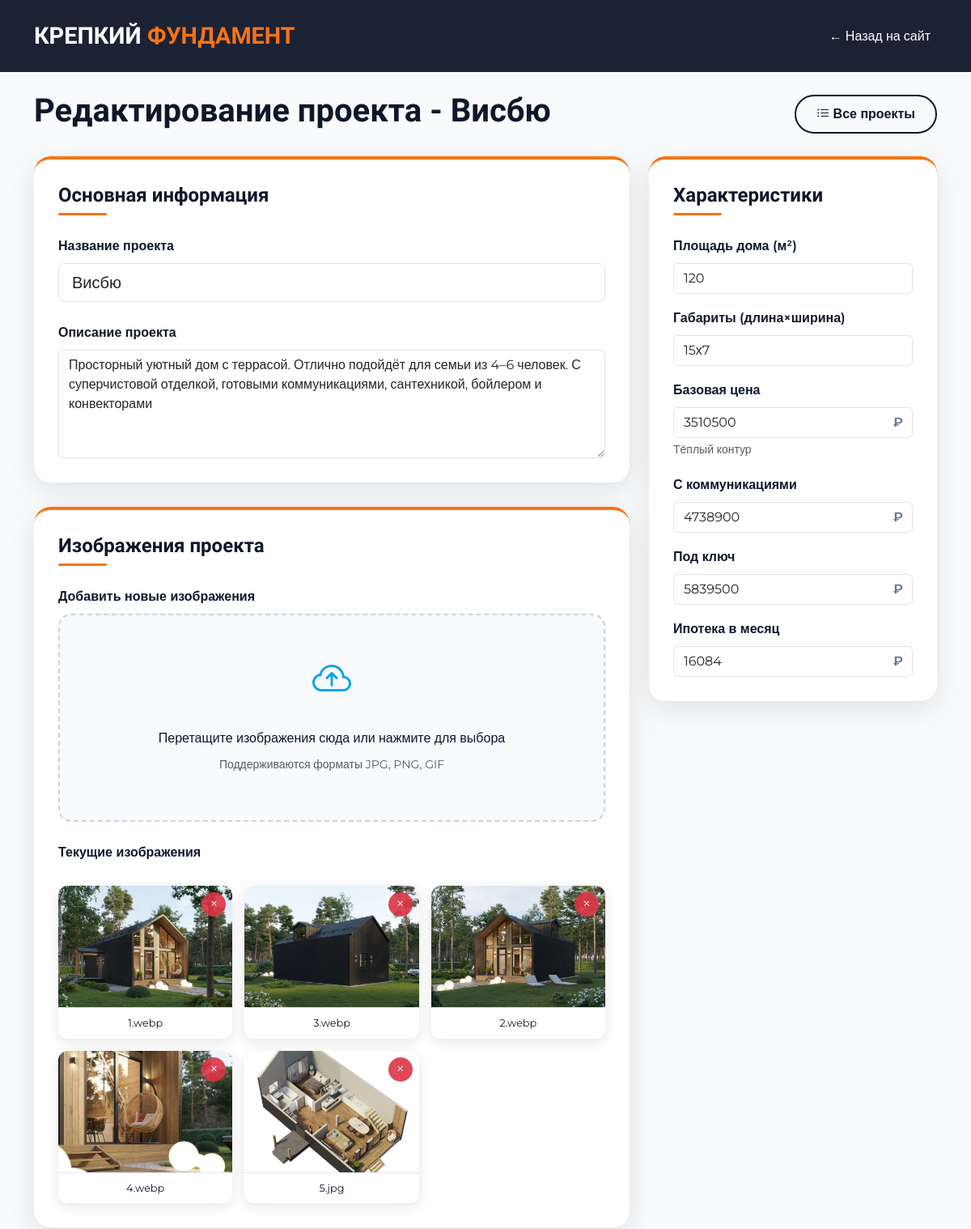
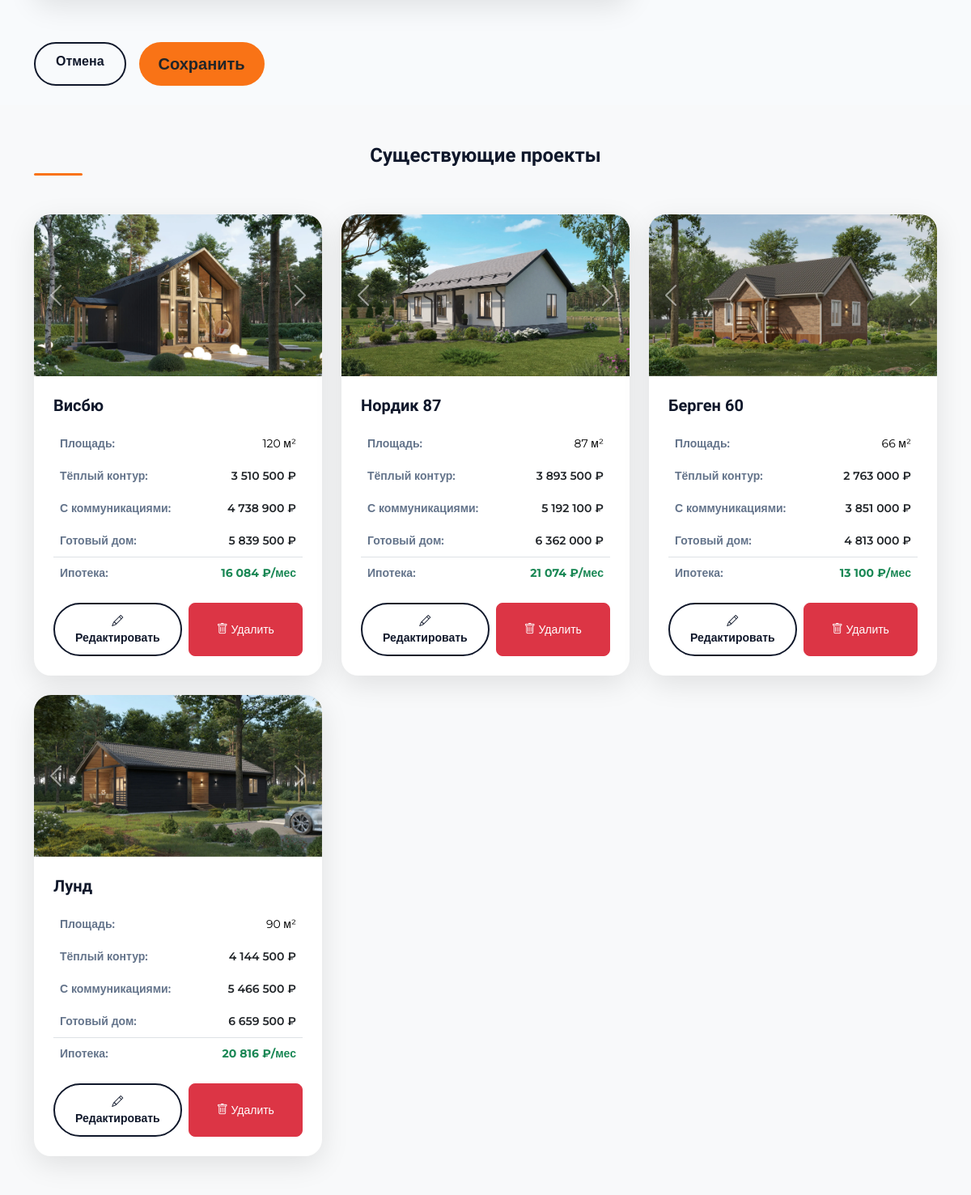
Page /admin/edit_project/1 on the committed database (2 pictures, top to bottom).
### app/models.py (models this page shows, shortened)
class Project(db.Model):
    __tablename__ = "projects"
    id = db.Column(db.Integer, primary_key=True)
    title = db.Column(db.String(100), unique=True, nullable=False)
    slug = db.Column(db.String(100), unique=True, nullable=False)
    description = db.Column(db.Text)
    square = db.Column(db.Integer, nullable=False)
    size = db.Column(db.String(15), nullable=False)
    price_base = db.Column(db.Integer, nullable=False)
    price_with_communications = db.Column(db.Integer)
    price_ready = db.Column(db.Integer)
    mortgage_price_per_month = db.Column(db.Integer)
    images_directory_path = db.Column(db.String(300), nullable=False)
    images = db.relationship(
        "ProjectImages",
        back_populates="project",
        cascade="all, delete-orphan",
        lazy="dynamic"
    )

class ProjectImages(db.Model):
    __tablename__ = "project_images"
    id = db.Column(db.Integer, primary_key=True)
    filename = db.Column(db.String(100), nullable=False)
    project_id = db.Column(
        db.Integer,
        db.ForeignKey(Project.id, ondelete="CASCADE"),
        nullable=False,
    )
    project = db.relationship("Project", back_populates="images")
    @property
    def url(self):
        return os.path.join('uploads', self.project.slug, self.filename)

### app/routes.py (the view, shortened to what this page needs)
@main_bp.route('/admin/edit_project/<int:id>', methods=['GET', 'POST'])
def edit_project(id):
    project = Project.query.get_or_404(id)
    projects = Project.query.all()
    images = project.images.all()
    form = ProjectForm(obj=project)
    existing_files = [img.filename for img in images]
    return render_template('edit_project.html', projects=projects, project=project, form=form, images=images, existing_files=existing_files)

### app/templates/edit_project.html (shortened to what this page needs)
<!DOCTYPE html>
<html lang="ru">
    <head>
        <link href="https://cdn.jsdelivr.net/npm/bootstrap@5.3.2/dist/css/bootstrap.min.css" rel="stylesheet" />
        <link href="https://cdn.jsdelivr.net/npm/bootstrap-icons@1.11.1/font/bootstrap-icons.css" rel="stylesheet" />
    </head>
    <body>
        <nav class="navbar navbar-expand-lg">
            <div class="container">
                <a class="navbar-brand" href="{{ url_for('main.index') }}">КРЕПКИЙ <span>ФУНДАМЕНТ</span></a>
                <div class="navbar-nav ms-auto">
                    <a class="nav-link text-white" href="{{ url_for('main.index') }}">← Назад на сайт</a>
                </div>
            </div>
        </nav>
        <section class="py-4">
            <div class="container">
                <div class="d-flex justify-content-between align-items-center mb-4">
                    <h1 class="fw-bold">Редактирование проекта - {{ project.title }}</h1>
                    <a href="#projects" class="btn btn-outline-custom">
                    <i class="bi bi-list-ul"></i> Все проекты
                    </a>
                </div>
                <form method="POST" action="{{ url_for('main.edit_project', id=project.id) }}" enctype="multipart/form-data">
                    <div class="row g-4 align-items-start">
                        <div class="col-lg-8">
                            <div class="admin-card">
                                <h3 class="section-title">Основная информация</h3>
                                <div class="mb-4">
                                    <label class="form-label fw-bold">Название проекта</label>
                                    {{ form.title(class="form-control form-control-lg", placeholder="Введите название проекта") }}
                                </div>
                                <div class="mb-0">
                                    <label class="form-label fw-bold">Описание проекта</label>
                                    {{ form.description(class="form-control", rows="5", placeholder="Опишите особенности проекта...") }}
                                </div>
                            </div>
                            <div class="admin-card">
                                <h3 class="section-title">Изображения проекта</h3>
                                <div class="mb-4">
                                    <label class="form-label fw-bold">Добавить новые изображения</label>
                                    <div class="upload-area" id="uploadArea">
                                        <div class="upload-icon">
                                            <i class="bi bi-cloud-arrow-up"></i>
                                        </div>
                                        <p class="mb-2 fw-medium">Перетащите изображения сюда или нажмите для выбора</p>
                                        <p class="text-muted small">Поддерживаются форматы JPG, PNG, GIF</p>
                                    </div>
                                </div>
                                <div>
                                    <label class="form-label fw-bold">Текущие изображения</label>
                                    {% if images %}
                                    <div class="gallery-grid">
                                        {% for image in images %}
                                        <div class="gallery-item" data-id="{{ image.id }}">
                                            <img src="{{ url_for('static', filename=image.url) }}" alt="Изображение проекта">
                                            <div class="image-name">{{ image.filename }}</div>
                                            <button type="button" class="delete-btn" data-id="{{ image.id }}">
                                            <i class="bi bi-x"></i>
                                            </button>
                                        </div>
                                        {% endfor %}
                                    </div>
                                    {% else %}
                                    <div class="text-center py-4 text-muted">
                                        <i class="bi bi-images display-4 d-block mb-2"></i>
                                        <p>Изображения не добавлены</p>
                                    </div>
                                    {% endif %}
                                </div>
                            </div>
                        </div>
                        <div class="col-lg-4">
                            <div class="admin-card">
                                <h3 class="section-title">Характеристики</h3>
                                <div class="mb-3">
                                    <label class="form-label fw-semibold">Площадь дома (м²)</label>
                                    {{ form.square(class="form-control", placeholder="120") }}
                                </div>
                                <div class="mb-3">
                                    <label class="form-label fw-semibold">Габариты (длина×ширина)</label>
                                    {{ form.size(class="form-control", placeholder="15×7") }}
                                </div>
                                <div class="mb-3">
                                    <label class="form-label fw-semibold">Базовая цена</label>
                                    <div class="price-input-group">
                                        {{ form.price_base(class="form-control", placeholder="0") }}
                                    </div>
                                    <small class="text-muted">Тёплый контур</small>
                                </div>
                                <div class="mb-3">
                                    <label class="form-label fw-semibold">С коммуникациями</label>
                                    <div class="price-input-group">
                                        {{ form.price_with_communications(class="form-control", placeholder="0") }}
                                    </div>
                                </div>
                                <div class="mb-3">
                                    <label class="form-label fw-semibold">Под ключ</label>
                                    <div class="price-input-group">
                                        {{ form.price_ready(class="form-control", placeholder="0") }}
                                    </div>
                                </div>
                                <div class="mb-0">
                                    <label class="form-label fw-semibold">Ипотека в месяц</label>
                                    <div class="price-input-group">
                                        {{ form.mortgage_price_per_month(class="form-control", placeholder="0") }}
                                    </div>
                                </div>
                            </div>
                        </div>
                    </div>
                    <div class="row mt-4">
                        <div class="col-12">
                            <div class="d-grid gap-2 d-md-flex justify-content-md-start">
                                <a href="{{ url_for('main.admin') }}" class="btn btn-outline-custom me-md-2">Отмена</a>
                                {{ form.submit(class="btn btn-primary-custom btn-lg px-4") }}
                            </div>
                        </div>
                    </div>
                </form>
            </div>
        </section>
        <section id="projects" class="py-5 bg-light">
            <div class="container">
                <h2 class="section-title text-center mb-5">Существующие проекты</h2>
                <div class="row g-4">
                    {% for project in projects %}
                    <div class="col-md-6 col-lg-4">
                        <div class="project-card h-100">
                            <div id="carousel{{ project.id }}" class="carousel slide">
                                <div class="carousel-inner">
                                    {% for image in project.images.all() %}
                                    <div class="carousel-item {% if loop.first %}active{% endif %}">
                                        <img src="{{ url_for('static', filename=image.url) }}" class="card-img-top" alt="{{ project.title }}" style="height: 200px; object-fit: cover;">
                                    </div>
                                    {% endfor %}
                                </div>
                                {% if project.images.count() > 1 %}
                                <button class="carousel-control-prev" type="button" data-bs-target="#carousel{{ project.id }}" data-bs-slide="prev">
                                <span class="carousel-control-prev-icon"></span>
                                </button>
                                <button class="carousel-control-next" type="button" data-bs-target="#carousel{{ project.id }}" data-bs-slide="next">
                                <span class="carousel-control-next-icon"></span>
                                </button>
                                {% endif %}
                            </div>
                            <div class="card-body p-4">
                                <h5 class="fw-semibold mb-3">{{ project.title }}</h5>
                                <table class="table table-borderless text-secondary small mb-0">
                                    <tbody>
                                        <tr>
                                            <th>Площадь:</th>
                                            <td class="text-end">{{ project.square }} м²</td>
                                        </tr>
                                        <tr>
                                            <th>Тёплый контур:</th>
                                            <td class="text-end text-dark fw-semibold">{{ "{:,}".format(project.price_base).replace(',', ' ') }} ₽</td>
                                        </tr>
                                        <tr>
                                            <th>С коммуникациями:</th>
                                            <td class="text-end text-dark fw-semibold">{{ "{:,}".format(project.price_with_communications).replace(',', ' ') }} ₽</td>
                                        </tr>
                                        <tr>
                                            <th>Готовый дом:</th>
                                            <td class="text-end text-dark fw-semibold">{{ "{:,}".format(project.price_ready).replace(',', ' ') }} ₽</td>
                                        </tr>
                                        <tr class="border-top">
                                            <th class="pt-2">Ипотека:</th>
                                            <td class="text-end fw-bold pt-2 text-success">{{ "{:,}".format(project.mortgage_price_per_month).replace(',', ' ') }} ₽/мес</td>
                                        </tr>
                                    </tbody>
                                </table>
                                <div class="d-flex gap-2 mt-3">
                                    <a href="{{ url_for('main.edit_project', id=project.id) }}" class="btn btn-outline-custom btn-sm flex-fill">
                                    <i class="bi bi-pencil"></i> Редактировать
                                    </a>
                                    <button class="btn btn-danger btn-sm delete-project-btn" data-id="{{ project.id }}">
                                    <i class="bi bi-trash"></i> Удалить
                                    </button>
                                </div>
                            </div>
                        </div>
                    </div>
                    {% endfor %}
                </div>
            </div>
        </section>
    </body>
</html>

### rows in the picture
Project: title "Висбю", description "Просторный уютный дом с террасой. Отлично подойдёт для семьи из 4–6 человек. С суперчистовой отделкой, готовыми коммуникациями, сантехникой, бойлером и конвекторами", square "120", size "15х7", price_base "3510500", price_with_communications "4738900", price_ready "5839500", mortgage_price_per_month "16084", price_base "3 510 500", price_with_communications "4 738 900", price_ready "5 839 500", mortgage_price_per_month "16 084"
ProjectImages: filename.slug (picture), filename "1.webp"
ProjectImages: filename.slug (picture), filename "3.webp"
ProjectImages: filename.slug (picture), filename "2.webp"
ProjectImages: filename.slug (picture), filename "4.webp"
ProjectImages: filename.slug (picture), filename "5.jpg"
Project: title "Нордик 87", square "87", price_base "3 893 500", price_with_communications "5 192 100", price_ready "6 362 000", mortgage_price_per_month "21 074"
ProjectImages: filename.slug (picture)
Project: title "Берген 60", square "66", price_base "2 763 000", price_with_communications "3 851 000", price_ready "4 813 000", mortgage_price_per_month "13 100"
ProjectImages: filename.slug (picture)
Project: title "Лунд", square "90", price_base "4 144 500", price_with_communications "5 466 500", price_ready "6 659 500", mortgage_price_per_month "20 816"
ProjectImages: filename.slug (picture)
